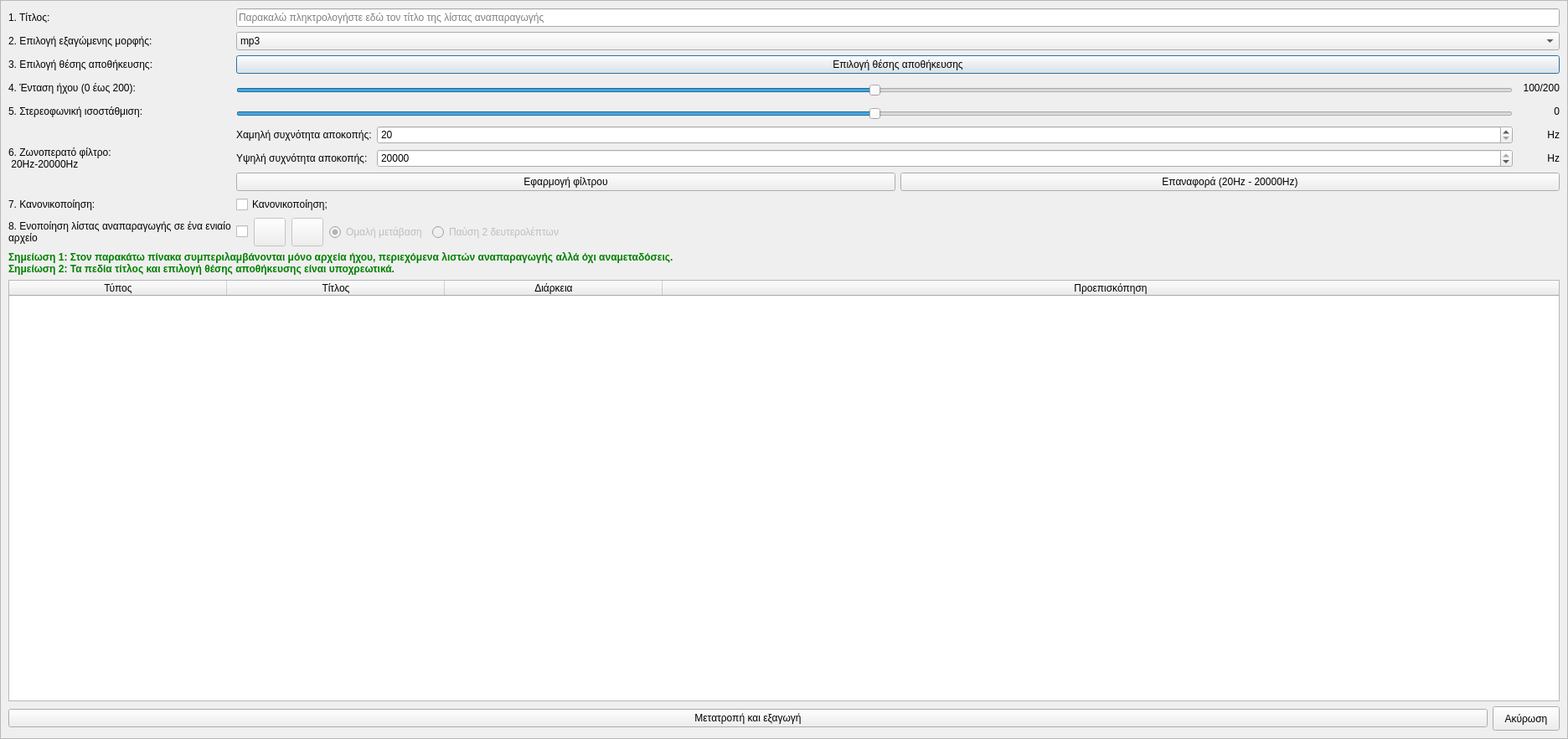
<?xml version="1.0" encoding="UTF-8"?>
<ui version="4.0">
 <class>Dialog</class>
 <widget class="QDialog" name="Dialog">
  <property name="geometry">
   <rect>
    <x>0</x>
    <y>0</y>
    <width>1872</width>
    <height>882</height>
   </rect>
  </property>
  <property name="windowTitle">
   <string>Εξαγωγή λίστας αναπαραγωγής ως αρχεία ήχου</string>
  </property>
  <property name="windowIcon">
   <iconset resource="../../../icons.qrc">
    <normaloff>:/rest-windows/assets/images/rest-windows/sound-files.png</normaloff>:/rest-windows/assets/images/rest-windows/sound-files.png</iconset>
  </property>
  <layout class="QGridLayout" name="gridLayout_2">
   <property name="leftMargin">
    <number>0</number>
   </property>
   <property name="topMargin">
    <number>0</number>
   </property>
   <property name="rightMargin">
    <number>0</number>
   </property>
   <property name="bottomMargin">
    <number>0</number>
   </property>
   <item row="0" column="0">
    <widget class="QScrollArea" name="scrollArea">
     <property name="widgetResizable">
      <bool>true</bool>
     </property>
     <widget class="QWidget" name="scrollAreaWidgetContents">
      <property name="geometry">
       <rect>
        <x>0</x>
        <y>0</y>
        <width>1870</width>
        <height>880</height>
       </rect>
      </property>
      <property name="sizePolicy">
       <sizepolicy hsizetype="Ignored" vsizetype="Preferred">
        <horstretch>0</horstretch>
        <verstretch>0</verstretch>
       </sizepolicy>
      </property>
      <layout class="QGridLayout" name="gridLayout_4">
       <item row="0" column="0">
        <widget class="QLabel" name="label">
         <property name="sizePolicy">
          <sizepolicy hsizetype="Fixed" vsizetype="Preferred">
           <horstretch>0</horstretch>
           <verstretch>0</verstretch>
          </sizepolicy>
         </property>
         <property name="text">
          <string>1. Τίτλος:</string>
         </property>
        </widget>
       </item>
       <item row="0" column="1">
        <widget class="QLineEdit" name="title">
         <property name="sizePolicy">
          <sizepolicy hsizetype="Expanding" vsizetype="Maximum">
           <horstretch>0</horstretch>
           <verstretch>0</verstretch>
          </sizepolicy>
         </property>
         <property name="dragEnabled">
          <bool>true</bool>
         </property>
         <property name="placeholderText">
          <string>Παρακαλώ πληκτρολογήστε εδώ τον τίτλο της λίστας αναπαραγωγής</string>
         </property>
         <property name="clearButtonEnabled">
          <bool>true</bool>
         </property>
        </widget>
       </item>
       <item row="1" column="0">
        <widget class="QLabel" name="label_2">
         <property name="sizePolicy">
          <sizepolicy hsizetype="Fixed" vsizetype="Preferred">
           <horstretch>0</horstretch>
           <verstretch>0</verstretch>
          </sizepolicy>
         </property>
         <property name="text">
          <string>2. Επιλογή εξαγώμενης μορφής:</string>
         </property>
        </widget>
       </item>
       <item row="1" column="1">
        <widget class="QComboBox" name="format">
         <property name="sizePolicy">
          <sizepolicy hsizetype="Preferred" vsizetype="Maximum">
           <horstretch>0</horstretch>
           <verstretch>0</verstretch>
          </sizepolicy>
         </property>
         <item>
          <property name="text">
           <string>mp3</string>
          </property>
          <property name="icon">
           <iconset resource="../../../icons.qrc">
            <normaloff>:/rest-windows/assets/images/rest-windows/mp3.png</normaloff>:/rest-windows/assets/images/rest-windows/mp3.png</iconset>
          </property>
         </item>
         <item>
          <property name="text">
           <string>wav</string>
          </property>
          <property name="icon">
           <iconset resource="../../../icons.qrc">
            <normaloff>:/rest-windows/assets/images/rest-windows/wav.png</normaloff>:/rest-windows/assets/images/rest-windows/wav.png</iconset>
          </property>
         </item>
         <item>
          <property name="text">
           <string>ogg</string>
          </property>
          <property name="icon">
           <iconset resource="../../../icons.qrc">
            <normaloff>:/rest-windows/assets/images/rest-windows/ogg.png</normaloff>:/rest-windows/assets/images/rest-windows/ogg.png</iconset>
          </property>
         </item>
        </widget>
       </item>
       <item row="2" column="0">
        <widget class="QLabel" name="label_3">
         <property name="sizePolicy">
          <sizepolicy hsizetype="Fixed" vsizetype="Preferred">
           <horstretch>0</horstretch>
           <verstretch>0</verstretch>
          </sizepolicy>
         </property>
         <property name="text">
          <string>3. Επιλογή θέσης αποθήκευσης:</string>
         </property>
        </widget>
       </item>
       <item row="2" column="1">
        <widget class="QPushButton" name="choose_export_folder">
         <property name="sizePolicy">
          <sizepolicy hsizetype="Minimum" vsizetype="Maximum">
           <horstretch>0</horstretch>
           <verstretch>0</verstretch>
          </sizepolicy>
         </property>
         <property name="minimumSize">
          <size>
           <width>0</width>
           <height>0</height>
          </size>
         </property>
         <property name="text">
          <string>Επιλογή θέσης αποθήκευσης</string>
         </property>
         <property name="icon">
          <iconset resource="../../../icons.qrc">
           <normaloff>:/rest-windows/assets/images/rest-windows/select-file.png</normaloff>:/rest-windows/assets/images/rest-windows/select-file.png</iconset>
         </property>
        </widget>
       </item>
       <item row="3" column="0">
        <widget class="QLabel" name="label_4">
         <property name="sizePolicy">
          <sizepolicy hsizetype="Fixed" vsizetype="Preferred">
           <horstretch>0</horstretch>
           <verstretch>0</verstretch>
          </sizepolicy>
         </property>
         <property name="text">
          <string>4. Ένταση ήχου (0 έως 200):</string>
         </property>
        </widget>
       </item>
       <item row="3" column="1">
        <widget class="QFrame" name="frame">
         <property name="styleSheet">
          <string notr="true">QFrame{border:none;}</string>
         </property>
         <property name="frameShape">
          <enum>QFrame::StyledPanel</enum>
         </property>
         <property name="frameShadow">
          <enum>QFrame::Raised</enum>
         </property>
         <layout class="QHBoxLayout" name="horizontalLayout">
          <property name="leftMargin">
           <number>0</number>
          </property>
          <property name="topMargin">
           <number>0</number>
          </property>
          <property name="rightMargin">
           <number>0</number>
          </property>
          <property name="bottomMargin">
           <number>0</number>
          </property>
          <item>
           <widget class="QFrame" name="frame_10">
            <property name="sizePolicy">
             <sizepolicy hsizetype="Expanding" vsizetype="Fixed">
              <horstretch>0</horstretch>
              <verstretch>0</verstretch>
             </sizepolicy>
            </property>
            <property name="frameShape">
             <enum>QFrame::StyledPanel</enum>
            </property>
            <property name="frameShadow">
             <enum>QFrame::Raised</enum>
            </property>
            <layout class="QVBoxLayout" name="verticalLayout_6">
             <property name="spacing">
              <number>0</number>
             </property>
             <property name="leftMargin">
              <number>0</number>
             </property>
             <property name="topMargin">
              <number>0</number>
             </property>
             <property name="rightMargin">
              <number>0</number>
             </property>
             <property name="bottomMargin">
              <number>0</number>
             </property>
             <item>
              <spacer name="verticalSpacer_5">
               <property name="orientation">
                <enum>Qt::Vertical</enum>
               </property>
               <property name="sizeHint" stdset="0">
                <size>
                 <width>20</width>
                 <height>6</height>
                </size>
               </property>
              </spacer>
             </item>
             <item>
              <widget class="QSlider" name="volume_slider">
               <property name="styleSheet">
                <string notr="true"/>
               </property>
               <property name="maximum">
                <number>200</number>
               </property>
               <property name="value">
                <number>100</number>
               </property>
               <property name="orientation">
                <enum>Qt::Horizontal</enum>
               </property>
              </widget>
             </item>
             <item>
              <spacer name="verticalSpacer_6">
               <property name="orientation">
                <enum>Qt::Vertical</enum>
               </property>
               <property name="sizeHint" stdset="0">
                <size>
                 <width>20</width>
                 <height>1</height>
                </size>
               </property>
              </spacer>
             </item>
            </layout>
           </widget>
          </item>
          <item>
           <widget class="QLabel" name="volume_label">
            <property name="minimumSize">
             <size>
              <width>50</width>
              <height>0</height>
             </size>
            </property>
            <property name="text">
             <string>100/200</string>
            </property>
            <property name="alignment">
             <set>Qt::AlignRight|Qt::AlignTrailing|Qt::AlignVCenter</set>
            </property>
           </widget>
          </item>
         </layout>
        </widget>
       </item>
       <item row="4" column="0">
        <widget class="QLabel" name="label_5">
         <property name="sizePolicy">
          <sizepolicy hsizetype="Fixed" vsizetype="Preferred">
           <horstretch>0</horstretch>
           <verstretch>0</verstretch>
          </sizepolicy>
         </property>
         <property name="text">
          <string>5. Στερεοφωνική ισοστάθμιση:</string>
         </property>
        </widget>
       </item>
       <item row="4" column="1">
        <widget class="QFrame" name="frame_2">
         <property name="styleSheet">
          <string notr="true">QFrame{border:none;}</string>
         </property>
         <property name="frameShape">
          <enum>QFrame::StyledPanel</enum>
         </property>
         <property name="frameShadow">
          <enum>QFrame::Raised</enum>
         </property>
         <layout class="QHBoxLayout" name="horizontalLayout_2">
          <property name="leftMargin">
           <number>0</number>
          </property>
          <property name="topMargin">
           <number>0</number>
          </property>
          <property name="rightMargin">
           <number>0</number>
          </property>
          <property name="bottomMargin">
           <number>0</number>
          </property>
          <item>
           <widget class="QFrame" name="frame_11">
            <property name="sizePolicy">
             <sizepolicy hsizetype="Expanding" vsizetype="Fixed">
              <horstretch>0</horstretch>
              <verstretch>0</verstretch>
             </sizepolicy>
            </property>
            <property name="frameShape">
             <enum>QFrame::StyledPanel</enum>
            </property>
            <property name="frameShadow">
             <enum>QFrame::Raised</enum>
            </property>
            <layout class="QVBoxLayout" name="verticalLayout_7">
             <property name="spacing">
              <number>0</number>
             </property>
             <property name="leftMargin">
              <number>0</number>
             </property>
             <property name="topMargin">
              <number>0</number>
             </property>
             <property name="rightMargin">
              <number>0</number>
             </property>
             <property name="bottomMargin">
              <number>0</number>
             </property>
             <item>
              <spacer name="verticalSpacer_7">
               <property name="orientation">
                <enum>Qt::Vertical</enum>
               </property>
               <property name="sizeHint" stdset="0">
                <size>
                 <width>20</width>
                 <height>6</height>
                </size>
               </property>
              </spacer>
             </item>
             <item>
              <widget class="QSlider" name="pan_slider">
               <property name="styleSheet">
                <string notr="true"/>
               </property>
               <property name="maximum">
                <number>200</number>
               </property>
               <property name="value">
                <number>100</number>
               </property>
               <property name="orientation">
                <enum>Qt::Horizontal</enum>
               </property>
              </widget>
             </item>
             <item>
              <spacer name="verticalSpacer_8">
               <property name="orientation">
                <enum>Qt::Vertical</enum>
               </property>
               <property name="sizeHint" stdset="0">
                <size>
                 <width>20</width>
                 <height>1</height>
                </size>
               </property>
              </spacer>
             </item>
            </layout>
           </widget>
          </item>
          <item>
           <widget class="QLabel" name="pan_label">
            <property name="minimumSize">
             <size>
              <width>50</width>
              <height>0</height>
             </size>
            </property>
            <property name="text">
             <string>0</string>
            </property>
            <property name="alignment">
             <set>Qt::AlignRight|Qt::AlignTrailing|Qt::AlignVCenter</set>
            </property>
           </widget>
          </item>
         </layout>
        </widget>
       </item>
       <item row="5" column="0">
        <widget class="QLabel" name="label_6">
         <property name="sizePolicy">
          <sizepolicy hsizetype="Fixed" vsizetype="Preferred">
           <horstretch>0</horstretch>
           <verstretch>0</verstretch>
          </sizepolicy>
         </property>
         <property name="text">
          <string>6. Ζωνοπερατό φίλτρο:
 20Hz-20000Hz</string>
         </property>
        </widget>
       </item>
       <item row="5" column="1">
        <widget class="QFrame" name="frame_3">
         <property name="styleSheet">
          <string notr="true">QFrame{
	border:none;
}</string>
         </property>
         <property name="frameShape">
          <enum>QFrame::StyledPanel</enum>
         </property>
         <property name="frameShadow">
          <enum>QFrame::Raised</enum>
         </property>
         <layout class="QGridLayout" name="gridLayout">
          <property name="leftMargin">
           <number>0</number>
          </property>
          <property name="topMargin">
           <number>0</number>
          </property>
          <property name="rightMargin">
           <number>0</number>
          </property>
          <property name="bottomMargin">
           <number>0</number>
          </property>
          <item row="2" column="0" colspan="3">
           <widget class="QFrame" name="frame_7">
            <property name="sizePolicy">
             <sizepolicy hsizetype="Expanding" vsizetype="Preferred">
              <horstretch>0</horstretch>
              <verstretch>0</verstretch>
             </sizepolicy>
            </property>
            <property name="styleSheet">
             <string notr="true">QFrame{border:0px;}</string>
            </property>
            <property name="frameShape">
             <enum>QFrame::StyledPanel</enum>
            </property>
            <property name="frameShadow">
             <enum>QFrame::Raised</enum>
            </property>
            <layout class="QGridLayout" name="gridLayout_3">
             <property name="leftMargin">
              <number>0</number>
             </property>
             <property name="topMargin">
              <number>0</number>
             </property>
             <property name="rightMargin">
              <number>0</number>
             </property>
             <property name="bottomMargin">
              <number>0</number>
             </property>
             <item row="0" column="0">
              <widget class="QPushButton" name="apply_filter">
               <property name="sizePolicy">
                <sizepolicy hsizetype="Expanding" vsizetype="Maximum">
                 <horstretch>0</horstretch>
                 <verstretch>0</verstretch>
                </sizepolicy>
               </property>
               <property name="minimumSize">
                <size>
                 <width>0</width>
                 <height>0</height>
                </size>
               </property>
               <property name="maximumSize">
                <size>
                 <width>16777215</width>
                 <height>16777215</height>
                </size>
               </property>
               <property name="text">
                <string>Εφαρμογή φίλτρου</string>
               </property>
               <property name="icon">
                <iconset resource="../../../icons.qrc">
                 <normaloff>:/main-window/assets/images/main-window/apply-filter.png</normaloff>:/main-window/assets/images/main-window/apply-filter.png</iconset>
               </property>
              </widget>
             </item>
             <item row="0" column="1">
              <widget class="QPushButton" name="reset_filter">
               <property name="sizePolicy">
                <sizepolicy hsizetype="Expanding" vsizetype="Maximum">
                 <horstretch>0</horstretch>
                 <verstretch>0</verstretch>
                </sizepolicy>
               </property>
               <property name="minimumSize">
                <size>
                 <width>0</width>
                 <height>0</height>
                </size>
               </property>
               <property name="maximumSize">
                <size>
                 <width>16777215</width>
                 <height>16777215</height>
                </size>
               </property>
               <property name="text">
                <string>Επαναφορά (20Hz - 20000Hz)</string>
               </property>
               <property name="icon">
                <iconset resource="../../../icons.qrc">
                 <normaloff>:/main-window/assets/images/main-window/default-filter.png</normaloff>:/main-window/assets/images/main-window/default-filter.png</iconset>
               </property>
              </widget>
             </item>
            </layout>
           </widget>
          </item>
          <item row="0" column="1">
           <widget class="QSpinBox" name="low_frequency">
            <property name="sizePolicy">
             <sizepolicy hsizetype="Expanding" vsizetype="Fixed">
              <horstretch>0</horstretch>
              <verstretch>0</verstretch>
             </sizepolicy>
            </property>
            <property name="minimum">
             <number>20</number>
            </property>
            <property name="maximum">
             <number>20000</number>
            </property>
            <property name="singleStep">
             <number>100</number>
            </property>
           </widget>
          </item>
          <item row="0" column="0">
           <widget class="QLabel" name="label_12">
            <property name="sizePolicy">
             <sizepolicy hsizetype="Fixed" vsizetype="Preferred">
              <horstretch>0</horstretch>
              <verstretch>0</verstretch>
             </sizepolicy>
            </property>
            <property name="text">
             <string>Χαμηλή συχνότητα αποκοπής:</string>
            </property>
           </widget>
          </item>
          <item row="0" column="2">
           <widget class="QLabel" name="label_14">
            <property name="minimumSize">
             <size>
              <width>50</width>
              <height>0</height>
             </size>
            </property>
            <property name="text">
             <string>Hz</string>
            </property>
            <property name="alignment">
             <set>Qt::AlignRight|Qt::AlignTrailing|Qt::AlignVCenter</set>
            </property>
           </widget>
          </item>
          <item row="1" column="0">
           <widget class="QLabel" name="label_13">
            <property name="sizePolicy">
             <sizepolicy hsizetype="Fixed" vsizetype="Preferred">
              <horstretch>0</horstretch>
              <verstretch>0</verstretch>
             </sizepolicy>
            </property>
            <property name="text">
             <string>Υψηλή συχνότητα αποκοπής:</string>
            </property>
           </widget>
          </item>
          <item row="1" column="2">
           <widget class="QLabel" name="label_15">
            <property name="minimumSize">
             <size>
              <width>50</width>
              <height>0</height>
             </size>
            </property>
            <property name="text">
             <string>Hz</string>
            </property>
            <property name="alignment">
             <set>Qt::AlignRight|Qt::AlignTrailing|Qt::AlignVCenter</set>
            </property>
           </widget>
          </item>
          <item row="1" column="1">
           <widget class="QSpinBox" name="high_frequency">
            <property name="sizePolicy">
             <sizepolicy hsizetype="Expanding" vsizetype="Fixed">
              <horstretch>0</horstretch>
              <verstretch>0</verstretch>
             </sizepolicy>
            </property>
            <property name="minimum">
             <number>20</number>
            </property>
            <property name="maximum">
             <number>20000</number>
            </property>
            <property name="singleStep">
             <number>100</number>
            </property>
            <property name="value">
             <number>20000</number>
            </property>
           </widget>
          </item>
         </layout>
        </widget>
       </item>
       <item row="6" column="0">
        <widget class="QLabel" name="label_7">
         <property name="sizePolicy">
          <sizepolicy hsizetype="Fixed" vsizetype="Preferred">
           <horstretch>0</horstretch>
           <verstretch>0</verstretch>
          </sizepolicy>
         </property>
         <property name="text">
          <string>7. Κανονικοποίηση:</string>
         </property>
        </widget>
       </item>
       <item row="6" column="1">
        <widget class="QCheckBox" name="is_normalized">
         <property name="text">
          <string>Κανονικοποίηση;</string>
         </property>
        </widget>
       </item>
       <item row="7" column="0">
        <widget class="QLabel" name="label_10">
         <property name="sizePolicy">
          <sizepolicy hsizetype="Fixed" vsizetype="Preferred">
           <horstretch>0</horstretch>
           <verstretch>0</verstretch>
          </sizepolicy>
         </property>
         <property name="text">
          <string>8. Ενοποίηση λίστας αναπαραγωγής σε ένα ενιαίο αρχείο</string>
         </property>
         <property name="wordWrap">
          <bool>true</bool>
         </property>
        </widget>
       </item>
       <item row="7" column="1">
        <widget class="QFrame" name="union_frame">
         <property name="styleSheet">
          <string notr="true">QFrame{border:none;}</string>
         </property>
         <property name="frameShape">
          <enum>QFrame::StyledPanel</enum>
         </property>
         <property name="frameShadow">
          <enum>QFrame::Raised</enum>
         </property>
         <layout class="QHBoxLayout" name="horizontalLayout_5">
          <property name="spacing">
           <number>7</number>
          </property>
          <property name="leftMargin">
           <number>0</number>
          </property>
          <property name="topMargin">
           <number>0</number>
          </property>
          <property name="rightMargin">
           <number>0</number>
          </property>
          <property name="bottomMargin">
           <number>0</number>
          </property>
          <item>
           <widget class="QCheckBox" name="is_overlaied">
            <property name="text">
             <string/>
            </property>
           </widget>
          </item>
          <item>
           <widget class="QPushButton" name="play_overlay">
            <property name="enabled">
             <bool>false</bool>
            </property>
            <property name="minimumSize">
             <size>
              <width>38</width>
              <height>34</height>
             </size>
            </property>
            <property name="text">
             <string/>
            </property>
            <property name="icon">
             <iconset resource="../../../icons.qrc">
              <normaloff>:/main-window/assets/images/main-window/play-song.png</normaloff>:/main-window/assets/images/main-window/play-song.png</iconset>
            </property>
           </widget>
          </item>
          <item>
           <widget class="QPushButton" name="stop_overlay">
            <property name="enabled">
             <bool>false</bool>
            </property>
            <property name="minimumSize">
             <size>
              <width>38</width>
              <height>34</height>
             </size>
            </property>
            <property name="text">
             <string/>
            </property>
            <property name="icon">
             <iconset resource="../../../icons.qrc">
              <normaloff>:/main-window/assets/images/main-window/stop-song.png</normaloff>:/main-window/assets/images/main-window/stop-song.png</iconset>
            </property>
           </widget>
          </item>
          <item>
           <widget class="QRadioButton" name="fade_effect">
            <property name="enabled">
             <bool>false</bool>
            </property>
            <property name="text">
             <string>Ομαλή μετάβαση</string>
            </property>
            <property name="checkable">
             <bool>true</bool>
            </property>
            <property name="checked">
             <bool>true</bool>
            </property>
           </widget>
          </item>
          <item>
           <widget class="QRadioButton" name="silent_2_seconds">
            <property name="enabled">
             <bool>false</bool>
            </property>
            <property name="text">
             <string>Παύση 2 δευτερολέπτων</string>
            </property>
            <property name="checkable">
             <bool>true</bool>
            </property>
           </widget>
          </item>
          <item>
           <spacer name="horizontalSpacer_2">
            <property name="orientation">
             <enum>Qt::Horizontal</enum>
            </property>
            <property name="sizeHint" stdset="0">
             <size>
              <width>1511</width>
              <height>20</height>
             </size>
            </property>
           </spacer>
          </item>
         </layout>
        </widget>
       </item>
       <item row="8" column="0" colspan="2">
        <widget class="QLabel" name="label_8">
         <property name="styleSheet">
          <string notr="true">QLabel{
	font-weight:bold;
	color:green;
}</string>
         </property>
         <property name="text">
          <string>Σημείωση 1: Στον παρακάτω πίνακα συμπεριλαμβάνονται μόνο αρχεία ήχου, περιεχόμενα λιστών αναπαραγωγής αλλά όχι αναμεταδόσεις.
Σημείωση 2: Τα πεδία τίτλος και επιλογή θέσης αποθήκευσης είναι υποχρεωτικά.</string>
         </property>
         <property name="alignment">
          <set>Qt::AlignLeading|Qt::AlignLeft|Qt::AlignVCenter</set>
         </property>
         <property name="wordWrap">
          <bool>true</bool>
         </property>
        </widget>
       </item>
       <item row="9" column="0" colspan="2">
        <widget class="QTableWidget" name="table">
         <property name="minimumSize">
          <size>
           <width>0</width>
           <height>250</height>
          </size>
         </property>
         <property name="editTriggers">
          <set>QAbstractItemView::NoEditTriggers</set>
         </property>
         <property name="alternatingRowColors">
          <bool>true</bool>
         </property>
         <property name="selectionMode">
          <enum>QAbstractItemView::SingleSelection</enum>
         </property>
         <property name="selectionBehavior">
          <enum>QAbstractItemView::SelectRows</enum>
         </property>
         <property name="sortingEnabled">
          <bool>false</bool>
         </property>
         <property name="rowCount">
          <number>0</number>
         </property>
         <attribute name="horizontalHeaderCascadingSectionResizes">
          <bool>false</bool>
         </attribute>
         <attribute name="horizontalHeaderMinimumSectionSize">
          <number>260</number>
         </attribute>
         <attribute name="horizontalHeaderHighlightSections">
          <bool>false</bool>
         </attribute>
         <attribute name="horizontalHeaderShowSortIndicator" stdset="0">
          <bool>false</bool>
         </attribute>
         <attribute name="horizontalHeaderStretchLastSection">
          <bool>true</bool>
         </attribute>
         <attribute name="verticalHeaderHighlightSections">
          <bool>false</bool>
         </attribute>
         <column>
          <property name="text">
           <string>Τύπος</string>
          </property>
         </column>
         <column>
          <property name="text">
           <string>Τίτλος</string>
          </property>
         </column>
         <column>
          <property name="text">
           <string>Διάρκεια</string>
          </property>
         </column>
         <column>
          <property name="text">
           <string>Προεπισκόπηση</string>
          </property>
         </column>
        </widget>
       </item>
       <item row="10" column="0" colspan="2">
        <widget class="QFrame" name="frame_6">
         <property name="styleSheet">
          <string notr="true">QFrame{border:none;}</string>
         </property>
         <property name="frameShape">
          <enum>QFrame::StyledPanel</enum>
         </property>
         <property name="frameShadow">
          <enum>QFrame::Raised</enum>
         </property>
         <layout class="QHBoxLayout" name="horizontalLayout_4">
          <property name="leftMargin">
           <number>0</number>
          </property>
          <property name="topMargin">
           <number>0</number>
          </property>
          <property name="rightMargin">
           <number>0</number>
          </property>
          <property name="bottomMargin">
           <number>0</number>
          </property>
          <item>
           <widget class="QPushButton" name="convert_and_export">
            <property name="sizePolicy">
             <sizepolicy hsizetype="Expanding" vsizetype="Maximum">
              <horstretch>0</horstretch>
              <verstretch>0</verstretch>
             </sizepolicy>
            </property>
            <property name="text">
             <string>Μετατροπή και εξαγωγή</string>
            </property>
            <property name="icon">
             <iconset resource="../../../icons.qrc">
              <normaloff>:/rest-windows/assets/images/rest-windows/convert.png</normaloff>:/rest-windows/assets/images/rest-windows/convert.png</iconset>
            </property>
           </widget>
          </item>
          <item>
           <widget class="QPushButton" name="cancel">
            <property name="sizePolicy">
             <sizepolicy hsizetype="Minimum" vsizetype="Maximum">
              <horstretch>0</horstretch>
              <verstretch>0</verstretch>
             </sizepolicy>
            </property>
            <property name="minimumSize">
             <size>
              <width>0</width>
              <height>29</height>
             </size>
            </property>
            <property name="text">
             <string>Ακύρωση</string>
            </property>
           </widget>
          </item>
         </layout>
        </widget>
       </item>
      </layout>
     </widget>
    </widget>
   </item>
  </layout>
 </widget>
 <tabstops>
  <tabstop>scrollArea</tabstop>
  <tabstop>title</tabstop>
  <tabstop>format</tabstop>
  <tabstop>choose_export_folder</tabstop>
  <tabstop>volume_slider</tabstop>
  <tabstop>pan_slider</tabstop>
  <tabstop>low_frequency</tabstop>
  <tabstop>high_frequency</tabstop>
  <tabstop>apply_filter</tabstop>
  <tabstop>reset_filter</tabstop>
  <tabstop>is_normalized</tabstop>
  <tabstop>is_overlaied</tabstop>
  <tabstop>play_overlay</tabstop>
  <tabstop>stop_overlay</tabstop>
  <tabstop>fade_effect</tabstop>
  <tabstop>silent_2_seconds</tabstop>
  <tabstop>table</tabstop>
  <tabstop>convert_and_export</tabstop>
  <tabstop>cancel</tabstop>
 </tabstops>
 <resources>
  <include location="../../../icons.qrc"/>
 </resources>
 <connections/>
</ui>
